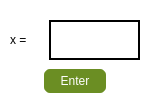
<?xml version="1.0" encoding="UTF-8"?>
<ui version="4.0">
 <class>Dialog_x</class>
 <widget class="QDialog" name="Dialog_x">
  <property name="geometry">
   <rect>
    <x>0</x>
    <y>0</y>
    <width>150</width>
    <height>100</height>
   </rect>
  </property>
  <property name="windowTitle">
   <string>Dialog</string>
  </property>
  <property name="styleSheet">
   <string notr="true">background-color: rgb(255, 255, 255);</string>
  </property>
  <widget class="QLineEdit" name="x_edit">
   <property name="geometry">
    <rect>
     <x>49</x>
     <y>20</y>
     <width>91</width>
     <height>40</height>
    </rect>
   </property>
   <property name="styleSheet">
    <string notr="true">border-style: solid;
border-width: 2px;
border-color: rgb(0, 0, 0);
font: 18pt &quot;Monaco&quot;;
color: rgb(0, 0, 0);</string>
   </property>
  </widget>
  <widget class="QPushButton" name="Enter_button">
   <property name="geometry">
    <rect>
     <x>40</x>
     <y>65</y>
     <width>70</width>
     <height>32</height>
    </rect>
   </property>
   <property name="styleSheet">
    <string notr="true">QPushButton {
	text-align: center;
	font: 18pt &quot;Monaco&quot;;
    background-color: rgb(107, 142, 35);
	color:  rgb(255, 255, 255);
	border-style: solid;
	border-color: rgb(255, 255, 255);
	border-width: 4px;
	border-radius: 10px;
}

QPushButton:pressed {
    background-color:  rgb(85, 107, 47);
}</string>
   </property>
   <property name="text">
    <string>Enter</string>
   </property>
  </widget>
  <widget class="QLabel" name="x_label">
   <property name="geometry">
    <rect>
     <x>10</x>
     <y>20</y>
     <width>31</width>
     <height>40</height>
    </rect>
   </property>
   <property name="styleSheet">
    <string notr="true">QLabel {
color: rgb(0, 0, 0);
font: 18pt &quot;Monaco&quot;;
}</string>
   </property>
   <property name="text">
    <string>x = </string>
   </property>
  </widget>
 </widget>
 <resources/>
 <connections/>
</ui>
